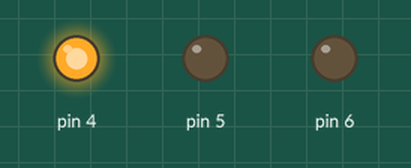
Recording of a sketch running on a simulated Arduino Uno, built with avr-gcc and run on an emulated ATmega328P. On the bench: output pins drawn as LEDs (lit = HIGH).

Above: at 0.05 s.
At 1.45 s:
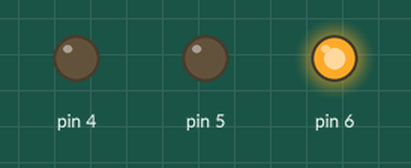
At 2.85 s:
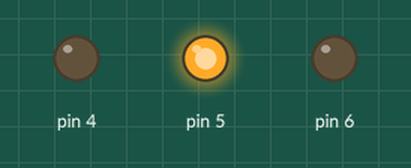
Timing chart, 0 to 3.1 s (numbered marks = the images above):
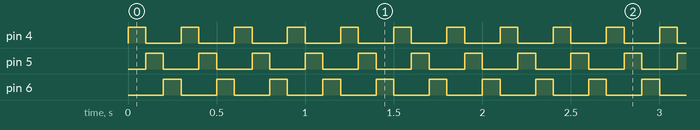

The sketch:

LEDFun.ino
```cpp
const int SleepTime = 100;
const int Pins[3]
{
  4,5,6
};
const int PinAmont = 3;

void setup() {
  for (int x = 0; x < 3; x++)
  {
    pinMode(Pins[x], OUTPUT);
  }
}
int y = 0;
void loop() {
    digitalWrite(Pins[y], HIGH);

  delay(SleepTime);
    digitalWrite(Pins[y], LOW);
    y++;

    if(y == PinAmont)
      y= 0;
}
```

Measured:
- by itself, pin 4–6: alternates HIGH for 0.10 s and LOW for 0.20 s
